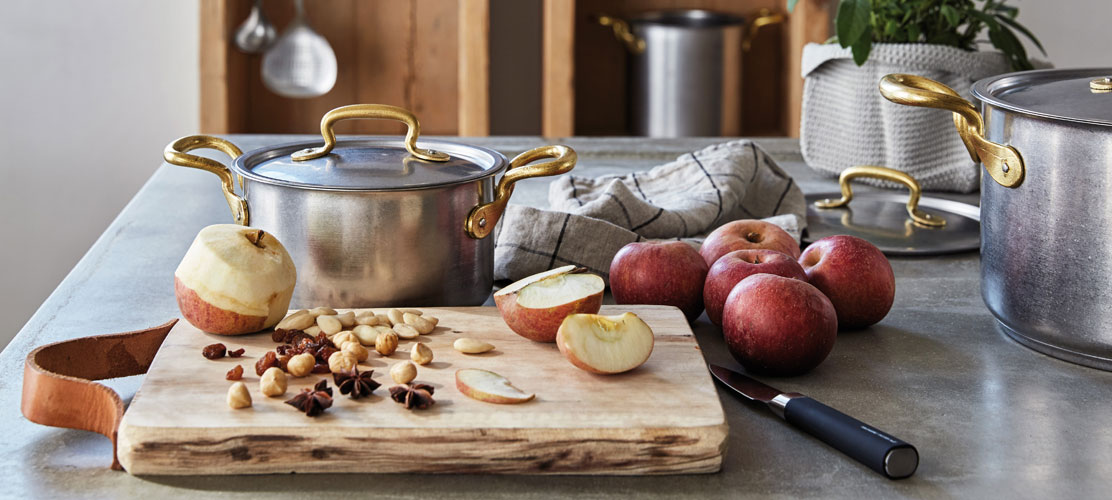
#> input picture foto/mele.jpg, 1112 x 500 px
$ python vintage.py
#> lines starting #> are read from the running program, lines starting #| are printed output that depends on the picture
import cv2
import numpy as np
from matplotlib import pyplot as plt
from PIL import Image

input: Image
input = cv2.imread('foto/mele.jpg')
#> input is the input picture: shape (500, 1112, 3); mean B, G, R 116.4, 125.2, 139.4
rows, cols = input.shape[:2]
#> rows = 500; cols = 1112

# Create a Gaussian filter
kernel_x = cv2.getGaussianKernel(cols, 400)
kernel_y = cv2.getGaussianKernel(rows, 400)
kernel = kernel_y * kernel_x.T

filter = 255 * kernel / np.linalg.norm(kernel)
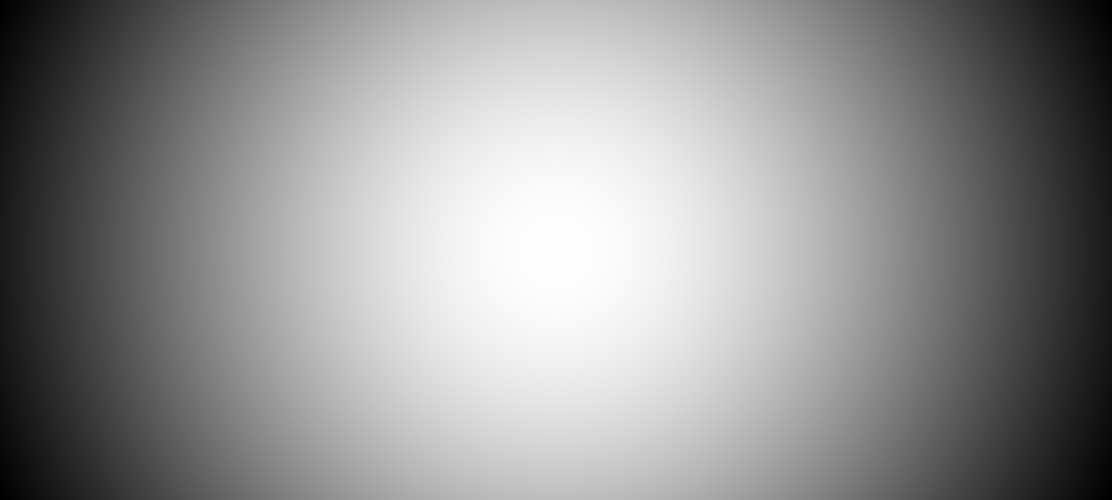
#> kernel: shape (500, 1112) float64; min 7.98e-07, max 2.54e-06, mean 1.8e-06; drawn with min black and max white

vintage_im = np.copy(input)

# for each channel in the input image, we will apply the above filter
for i in range(3):
    vintage_im[:, :, i] = vintage_im[:, :, i] * filter
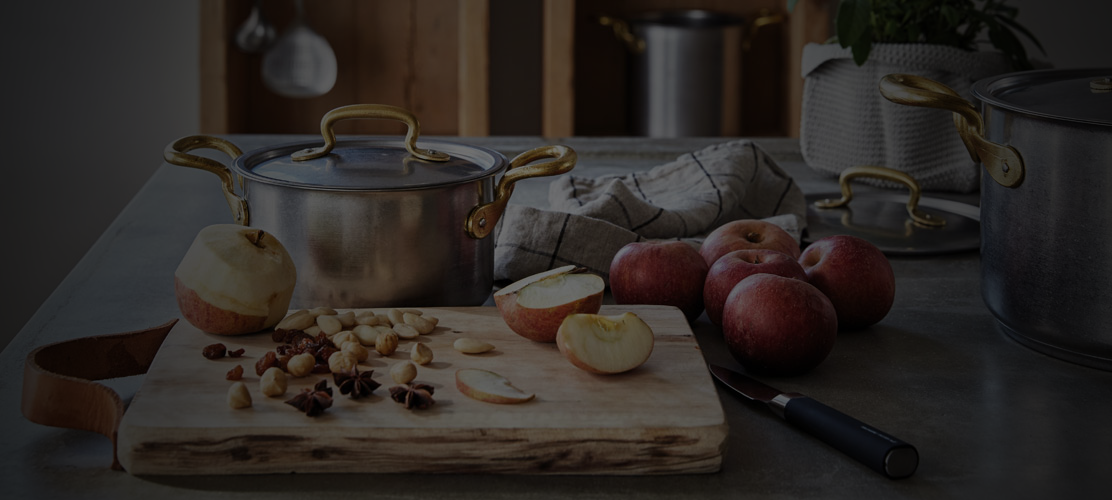
#> vintage_im: shape (500, 1112, 3); mean B, G, R 36.1, 39.6, 44.9

array = np.array(vintage_im)

seppiaMatrix = np.array([[0.393, 0.769, 0.189],
                             [0.349, 0.686, 0.168],
                             [0.272, 0.534, 0.131]
                             ])
filter = cv2.transform(array, seppiaMatrix)
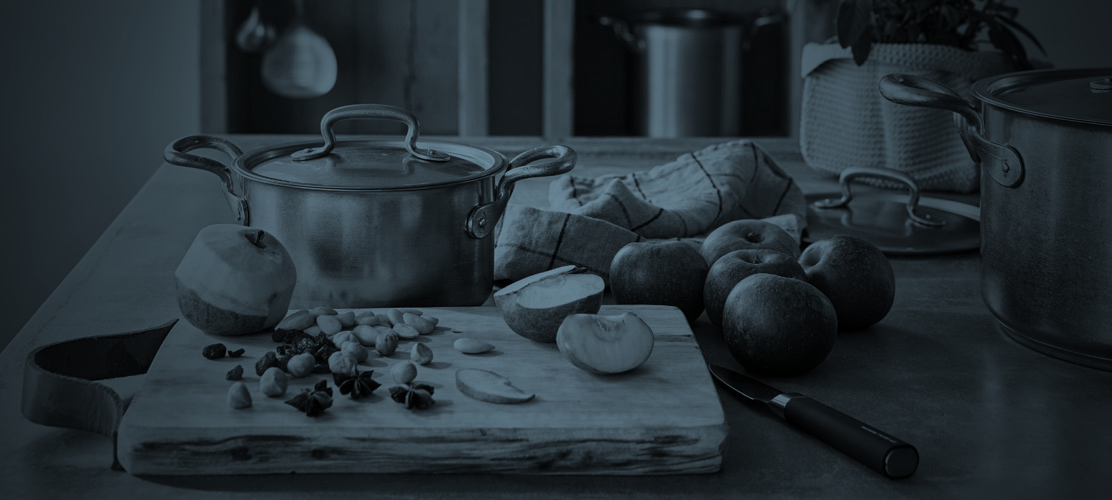
#> filter: shape (500, 1112, 3); mean B, G, R 53.1, 47.3, 36.9
# Check wich entries have a value greather than 255 and set it to 255
filter[np.where(filter > 255)] = 255

output_pil: Image
output_pil = Image.fromarray(filter)
output_np = np.array(output_pil)
output_cv = cv2.cvtColor(output_np, cv2.COLOR_RGB2BGR)
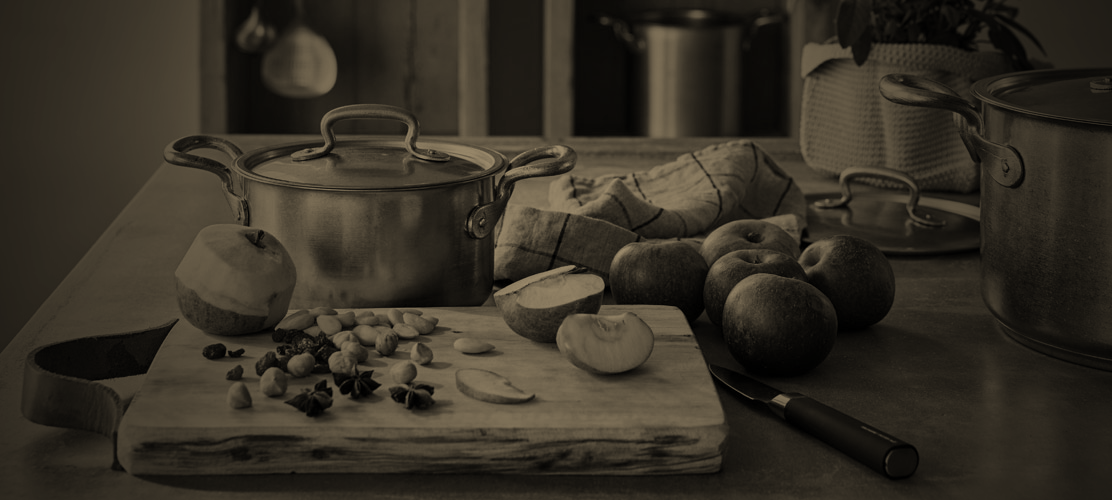
#> output_cv: shape (500, 1112, 3); mean B, G, R 36.9, 47.3, 53.1

cv2.imshow('vintage', output_cv)
cv2.waitKey(0)
cv2.destroyAllWindows()

$ run again, with foto/colazione.jpg copied over foto/mele.jpg
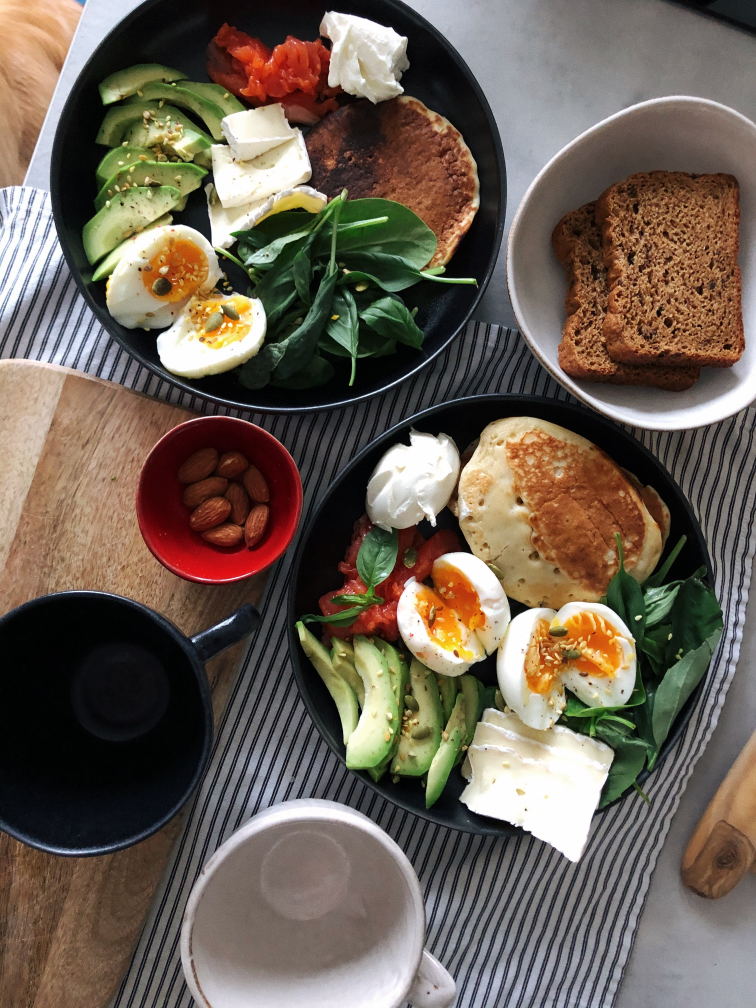
#> input picture foto/colazione.jpg, 3024 x 4032 px (shown at 1/4 size)
#> input is the input picture: shape (4032, 3024, 3); mean B, G, R 84.3, 96.4, 108.7
#> `filter = 255 * kernel / np.linalg.norm(kernel)`:
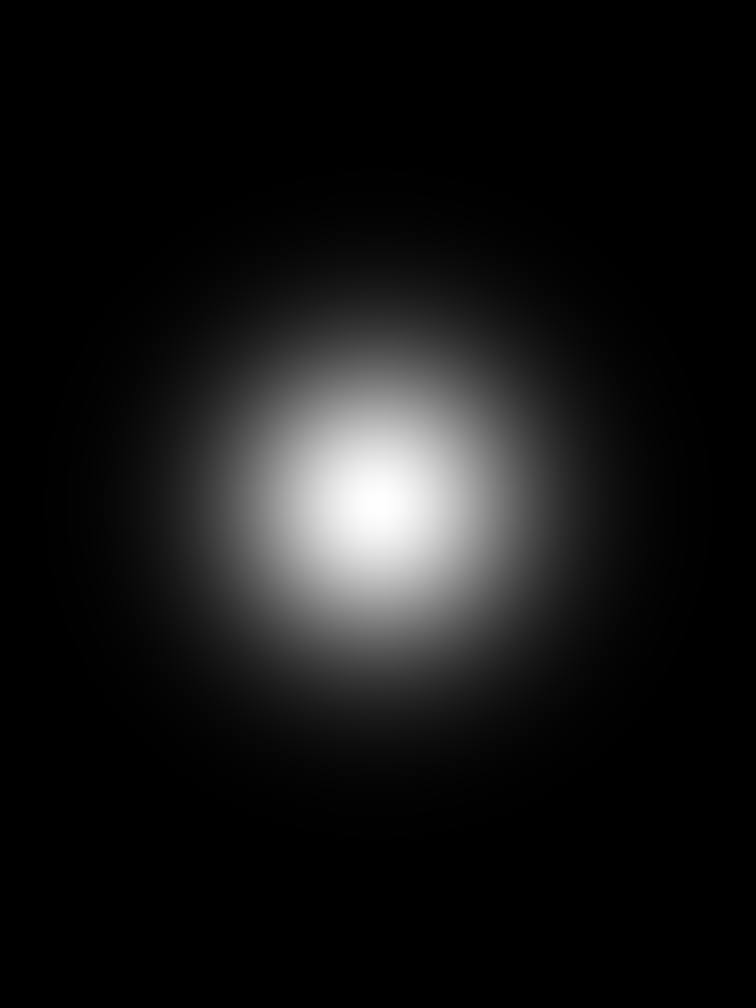
#> kernel: shape (4032, 3024) float64 (shown at 1/4 size); min 2.42e-15, max 9.95e-07, mean 8.2e-08; drawn with min black and max white
#> after the loop `for i in range(3):`:
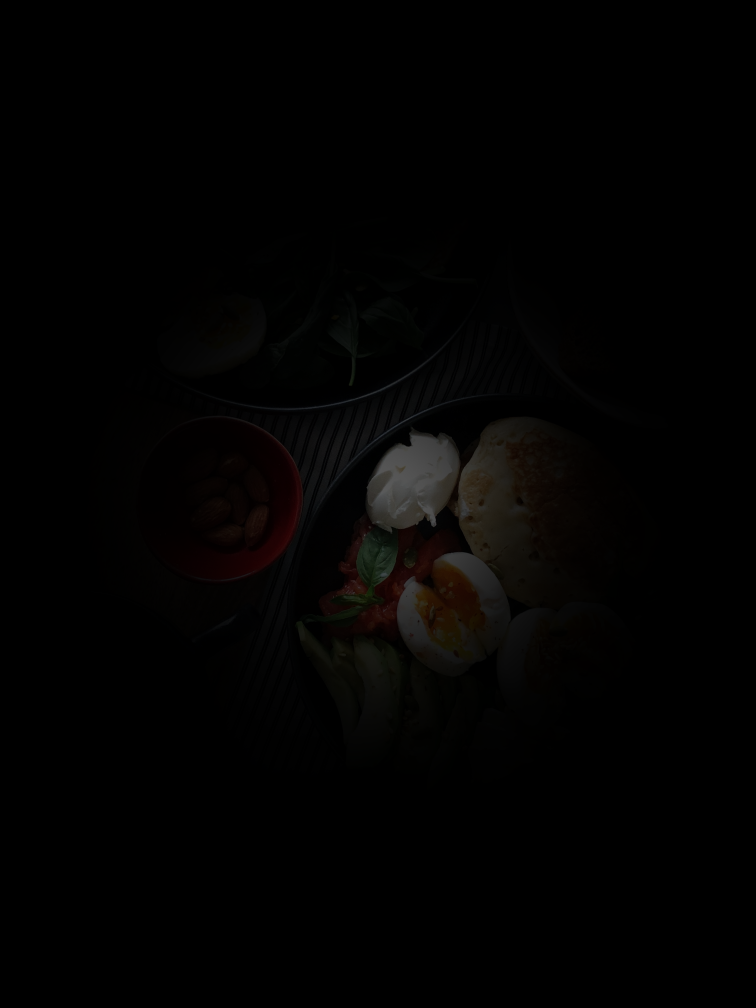
#> vintage_im: shape (4032, 3024, 3) (shown at 1/4 size); mean B, G, R 1.8, 2.2, 2.7
